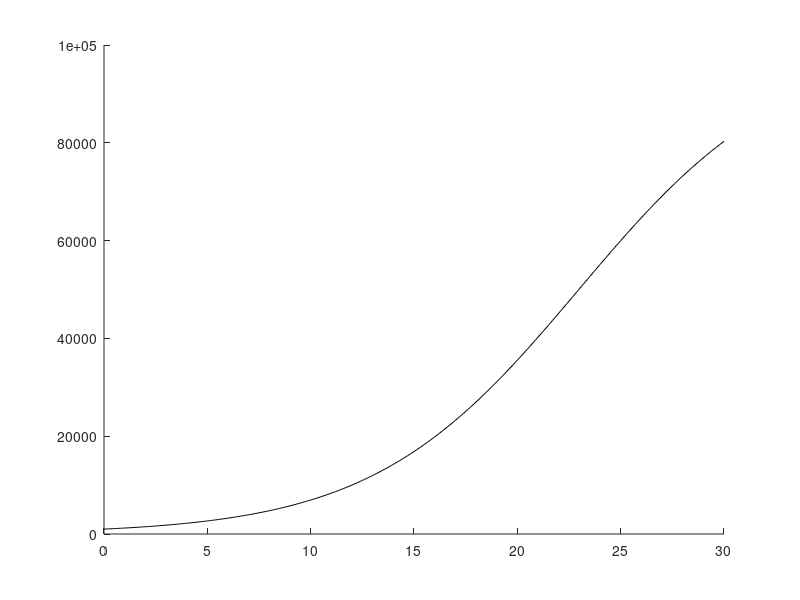

Reproduce this figure in MATLAB. (Note: this script raises an error after producing the figure.)
%% ENFERMEDAD SIN ELIMINACION DE LA POBLACION

format long

% Defino la funcion f, que corresponde al termino independiente 
% de la EDO.
f1=@(t,y,k,m)(k*y*(m-y));

% Inicializo algunos parametros dados.
k=2*10^(-6);
m=1*10^5;
y0=1000;

% Represento la solucion utilizando metodos analiticos.
g=inline('m./(1+C*exp(-m*k*t))');
C=(m-y0)/y0;
tt=0:0.1:30;
yy=g(C,k,m,tt);
figure(1);
hold on
plot(tt,yy,'k');

% Represento la solucion utilizando metodos numericos.
% Ha sido necesaria una simple modificacion del Metodo de 
% Runge-Kutta de orden 4 ya que tuve que introducir una funcion 
% de 4 variables.

% Introduzco los limites de contorno y el numero de iteraciones.
a=0;
b=30;
color=['g','r','y','m','c','b'];
n=[2,10,15,20,30,50];
for i=1:6
[t,y]=RK4_to(f1,a,b,y0,n(i),k,m);

% Represento el resultado obtenido.
hold on
plot(t,y,color(i));
end
% Pongo etiquetas a la grafica.
title('Numero de infectados frente al tiempo')
legend('Solucion analitica', 'Solucion numerica');
xlabel('Tiempo(dias)');
ylabel('Numero de infectados');
